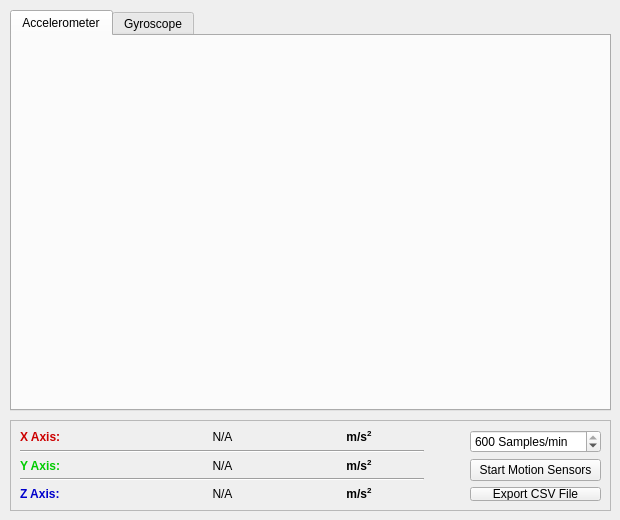
    <widget class="QWidget" name="main_motion_sensor_tab">
     <attribute name="title">
      <string>MOTION SENSORS</string>
     </attribute>
     <widget class="QTabWidget" name="motion_sensors_tabWidget">
      <property name="geometry">
       <rect>
        <x>10</x>
        <y>10</y>
        <width>601</width>
        <height>401</height>
       </rect>
      </property>
      <property name="currentIndex">
       <number>0</number>
      </property>
      <widget class="QWidget" name="motion_accelerometer_tab">
       <attribute name="title">
        <string>Accelerometer</string>
       </attribute>
       <widget class="PlotWidget" name="motion_accelerometer_graphWidget" native="true">
        <property name="geometry">
         <rect>
          <x>10</x>
          <y>10</y>
          <width>581</width>
          <height>361</height>
         </rect>
        </property>
       </widget>
      </widget>
      <widget class="QWidget" name="motion_gyroscope_tab">
       <attribute name="title">
        <string>Gyroscope</string>
       </attribute>
       <widget class="PlotWidget" name="motion_gyroscope_graphWidget" native="true">
        <property name="geometry">
         <rect>
          <x>10</x>
          <y>10</y>
          <width>581</width>
          <height>361</height>
         </rect>
        </property>
       </widget>
      </widget>
     </widget>
     <widget class="QFrame" name="motion_sensor_frame">
      <property name="geometry">
       <rect>
        <x>10</x>
        <y>420</y>
        <width>601</width>
        <height>91</height>
       </rect>
      </property>
      <property name="frameShape">
       <enum>QFrame::StyledPanel</enum>
      </property>
      <property name="frameShadow">
       <enum>QFrame::Raised</enum>
      </property>
      <widget class="QWidget" name="gridLayoutWidget_8">
       <property name="geometry">
        <rect>
         <x>10</x>
         <y>10</y>
         <width>581</width>
         <height>71</height>
        </rect>
       </property>
       <layout class="QGridLayout" name="gridLayout_8">
        <item row="2" column="4" rowspan="2">
         <widget class="QPushButton" name="motion_start_sensors_pushButton">
          <property name="enabled">
           <bool>true</bool>
          </property>
          <property name="sizePolicy">
           <sizepolicy hsizetype="Minimum" vsizetype="Expanding">
            <horstretch>0</horstretch>
            <verstretch>0</verstretch>
           </sizepolicy>
          </property>
          <property name="toolTip">
           <string>Start collecting data from soil sensor</string>
          </property>
          <property name="text">
           <string>Start Motion Sensors</string>
          </property>
         </widget>
        </item>
        <item row="2" column="1">
         <widget class="QLabel" name="motion_y_axis_value_label">
          <property name="text">
           <string>N/A</string>
          </property>
          <property name="alignment">
           <set>Qt::AlignCenter</set>
          </property>
         </widget>
        </item>
        <item row="2" column="0">
         <widget class="QLabel" name="y_axis_text_label">
          <property name="text">
           <string>&lt;html&gt;&lt;head/&gt;&lt;body&gt;&lt;p&gt;&lt;span style=&quot; font-weight:700; color:#00cc00;&quot;&gt;Y Axis:&lt;/span&gt;&lt;/p&gt;&lt;/body&gt;&lt;/html&gt;</string>
          </property>
         </widget>
        </item>
        <item row="1" column="0" colspan="3">
         <widget class="Line" name="line_17">
          <property name="orientation">
           <enum>Qt::Horizontal</enum>
          </property>
         </widget>
        </item>
        <item row="0" column="1">
         <widget class="QLabel" name="motion_x_axis_value_label">
          <property name="text">
           <string>N/A</string>
          </property>
          <property name="alignment">
           <set>Qt::AlignCenter</set>
          </property>
         </widget>
        </item>
        <item row="3" column="0" colspan="3">
         <widget class="Line" name="line_18">
          <property name="orientation">
           <enum>Qt::Horizontal</enum>
          </property>
         </widget>
        </item>
        <item row="0" column="0">
         <widget class="QLabel" name="x_axis_text_label">
          <property name="text">
           <string>&lt;html&gt;&lt;head/&gt;&lt;body&gt;&lt;p&gt;&lt;span style=&quot; font-weight:700; color:#cc0000;&quot;&gt;X Axis:&lt;/span&gt;&lt;/p&gt;&lt;/body&gt;&lt;/html&gt;</string>
          </property>
         </widget>
        </item>
        <item row="0" column="4" rowspan="2">
         <widget class="QSpinBox" name="motion_sensor_rate_value_spinBox">
          <property name="suffix">
           <string> Samples/min</string>
          </property>
          <property name="minimum">
           <number>1</number>
          </property>
          <property name="maximum">
           <number>600</number>
          </property>
          <property name="value">
           <number>600</number>
          </property>
         </widget>
        </item>
        <item row="0" column="3" rowspan="5">
         <spacer name="horizontalSpacer_3">
          <property name="orientation">
           <enum>Qt::Horizontal</enum>
          </property>
          <property name="sizeType">
           <enum>QSizePolicy::Fixed</enum>
          </property>
          <property name="sizeHint" stdset="0">
           <size>
            <width>40</width>
            <height>20</height>
           </size>
          </property>
         </spacer>
        </item>
        <item row="2" column="2">
         <widget class="QLabel" name="y_axis_units_text_label">
          <property name="text">
           <string>&lt;html&gt;&lt;head/&gt;&lt;body&gt;&lt;p&gt;&lt;span style=&quot; font-weight:700;&quot;&gt;m/s&lt;/span&gt;&lt;span style=&quot; font-weight:700; vertical-align:super;&quot;&gt;2&lt;/span&gt;&lt;/p&gt;&lt;/body&gt;&lt;/html&gt;</string>
          </property>
          <property name="alignment">
           <set>Qt::AlignCenter</set>
          </property>
         </widget>
        </item>
        <item row="0" column="2">
         <widget class="QLabel" name="x_axis_units_text_label">
          <property name="text">
           <string>&lt;html&gt;&lt;head/&gt;&lt;body&gt;&lt;p&gt;&lt;span style=&quot; font-weight:700;&quot;&gt;m/s&lt;/span&gt;&lt;span style=&quot; font-weight:700; vertical-align:super;&quot;&gt;2&lt;/span&gt;&lt;/p&gt;&lt;/body&gt;&lt;/html&gt;</string>
          </property>
          <property name="alignment">
           <set>Qt::AlignCenter</set>
          </property>
         </widget>
        </item>
        <item row="4" column="0">
         <widget class="QLabel" name="z_axis_text_label">
          <property name="text">
           <string>&lt;html&gt;&lt;head/&gt;&lt;body&gt;&lt;p&gt;&lt;span style=&quot; font-weight:700; color:#0000cc;&quot;&gt;Z Axis:&lt;/span&gt;&lt;/p&gt;&lt;/body&gt;&lt;/html&gt;</string>
          </property>
         </widget>
        </item>
        <item row="4" column="1">
         <widget class="QLabel" name="motion_z_axis_value_label">
          <property name="text">
           <string>N/A</string>
          </property>
          <property name="alignment">
           <set>Qt::AlignCenter</set>
          </property>
         </widget>
        </item>
        <item row="4" column="2">
         <widget class="QLabel" name="z_axis_units_text_label">
          <property name="text">
           <string>&lt;html&gt;&lt;head/&gt;&lt;body&gt;&lt;p&gt;&lt;span style=&quot; font-weight:700;&quot;&gt;m/s&lt;/span&gt;&lt;span style=&quot; font-weight:700; vertical-align:super;&quot;&gt;2&lt;/span&gt;&lt;/p&gt;&lt;/body&gt;&lt;/html&gt;</string>
          </property>
          <property name="alignment">
           <set>Qt::AlignCenter</set>
          </property>
         </widget>
        </item>
        <item row="4" column="4">
         <widget class="QPushButton" name="motion_sensor_export_CSV_pushButton">
          <property name="sizePolicy">
           <sizepolicy hsizetype="Minimum" vsizetype="Expanding">
            <horstretch>0</horstretch>
            <verstretch>0</verstretch>
           </sizepolicy>
          </property>
          <property name="text">
           <string>Export CSV File</string>
          </property>
         </widget>
        </item>
       </layout>
      </widget>
     </widget>
    </widget>
